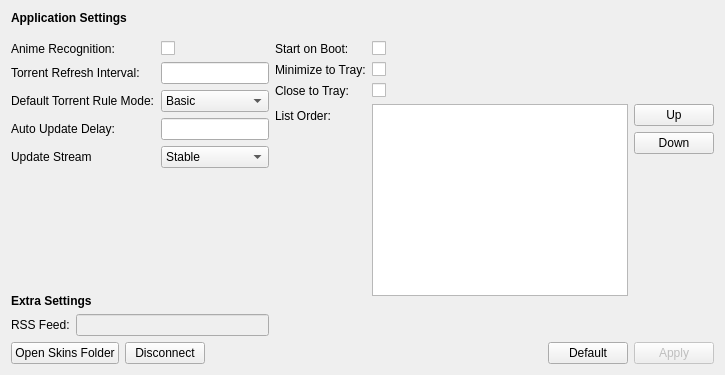
      <widget class="QWidget" name="tab_3">
       <property name="autoFillBackground">
        <bool>false</bool>
       </property>
       <property name="styleSheet">
        <string notr="true"/>
       </property>
       <attribute name="title">
        <string>Settings</string>
       </attribute>
       <layout class="QHBoxLayout" name="horizontalLayout_12">
        <item>
         <layout class="QVBoxLayout" name="verticalLayout_10">
          <item>
           <widget class="QLabel" name="label">
            <property name="font">
             <font>
              <weight>75</weight>
              <bold>true</bold>
             </font>
            </property>
            <property name="text">
             <string>Application Settings</string>
            </property>
           </widget>
          </item>
          <item>
           <layout class="QFormLayout" name="formLayout">
            <property name="fieldGrowthPolicy">
             <enum>QFormLayout::AllNonFixedFieldsGrow</enum>
            </property>
            <property name="topMargin">
             <number>10</number>
            </property>
            <item row="0" column="0">
             <widget class="QLabel" name="autoRecognitionLabel">
              <property name="toolTip">
               <string>When enabled, Shinjiru will auto update episodes for anime you have watched after a certain period of time</string>
              </property>
              <property name="text">
               <string>Anime Recognition:</string>
              </property>
             </widget>
            </item>
            <item row="0" column="1">
             <widget class="QCheckBox" name="autoRecognitionCheckBox"/>
            </item>
            <item row="1" column="0">
             <widget class="QLabel" name="torrentRefreshIntervalLabel">
              <property name="toolTip">
               <string>How often Shinjiru should check for new torrents, in seconds</string>
              </property>
              <property name="text">
               <string>Torrent Refresh Interval:</string>
              </property>
             </widget>
            </item>
            <item row="1" column="1">
             <widget class="QLineEdit" name="torrentRefreshIntervalLineEdit"/>
            </item>
            <item row="2" column="0">
             <widget class="QLabel" name="defaultTorrentRuleModeLabel">
              <property name="text">
               <string>Default Torrent Rule Mode:</string>
              </property>
             </widget>
            </item>
            <item row="2" column="1">
             <widget class="QComboBox" name="defaultTorrentRuleModeComboBox">
              <item>
               <property name="text">
                <string>Basic</string>
               </property>
              </item>
              <item>
               <property name="text">
                <string>Advanced</string>
               </property>
              </item>
             </widget>
            </item>
            <item row="3" column="0">
             <widget class="QLabel" name="autoUpdateDelayLabel">
              <property name="text">
               <string>Auto Update Delay:</string>
              </property>
             </widget>
            </item>
            <item row="3" column="1">
             <widget class="QLineEdit" name="autoUpdateDelayLineEdit"/>
            </item>
            <item row="4" column="0">
             <widget class="QLabel" name="updateStreamLabel">
              <property name="text">
               <string>Update Stream</string>
              </property>
             </widget>
            </item>
            <item row="4" column="1">
             <widget class="QComboBox" name="updateStreamComboBox">
              <item>
               <property name="text">
                <string>Stable</string>
               </property>
              </item>
              <item>
               <property name="text">
                <string>Nightly</string>
               </property>
              </item>
             </widget>
            </item>
           </layout>
          </item>
          <item>
           <spacer name="verticalSpacer_2">
            <property name="orientation">
             <enum>Qt::Vertical</enum>
            </property>
            <property name="sizeHint" stdset="0">
             <size>
              <width>20</width>
              <height>40</height>
             </size>
            </property>
           </spacer>
          </item>
          <item>
           <widget class="QLabel" name="label_3">
            <property name="font">
             <font>
              <weight>75</weight>
              <bold>true</bold>
             </font>
            </property>
            <property name="text">
             <string>Extra Settings</string>
            </property>
           </widget>
          </item>
          <item>
           <layout class="QFormLayout" name="formLayout_5">
            <item row="0" column="0">
             <widget class="QLabel" name="rSSFeedLabel">
              <property name="text">
               <string>RSS Feed:</string>
              </property>
             </widget>
            </item>
            <item row="0" column="1">
             <widget class="QLineEdit" name="rSSFeedLineEdit">
              <property name="enabled">
               <bool>false</bool>
              </property>
             </widget>
            </item>
           </layout>
          </item>
          <item>
           <layout class="QHBoxLayout" name="horizontalLayout_4">
            <item>
             <widget class="QPushButton" name="openSkinsFolderButton">
              <property name="text">
               <string>Open Skins Folder</string>
              </property>
             </widget>
            </item>
            <item>
             <widget class="QPushButton" name="disconnectButton">
              <property name="text">
               <string>Disconnect</string>
              </property>
             </widget>
            </item>
            <item>
             <spacer name="horizontalSpacer_7">
              <property name="orientation">
               <enum>Qt::Horizontal</enum>
              </property>
              <property name="sizeHint" stdset="0">
               <size>
                <width>40</width>
                <height>20</height>
               </size>
              </property>
             </spacer>
            </item>
           </layout>
          </item>
         </layout>
        </item>
        <item>
         <layout class="QVBoxLayout" name="verticalLayout_11">
          <item>
           <layout class="QFormLayout" name="formLayout_4">
            <property name="fieldGrowthPolicy">
             <enum>QFormLayout::AllNonFixedFieldsGrow</enum>
            </property>
            <property name="topMargin">
             <number>30</number>
            </property>
            <item row="0" column="0">
             <widget class="QLabel" name="startOnBootLabel">
              <property name="text">
               <string>Start on Boot:</string>
              </property>
             </widget>
            </item>
            <item row="0" column="1">
             <widget class="QCheckBox" name="startOnBootCheckBox"/>
            </item>
            <item row="1" column="0">
             <widget class="QLabel" name="minimizeToTrayLabel">
              <property name="text">
               <string>Minimize to Tray:</string>
              </property>
             </widget>
            </item>
            <item row="1" column="1">
             <widget class="QCheckBox" name="minimizeToTrayCheckBox"/>
            </item>
            <item row="2" column="0">
             <widget class="QLabel" name="closeToTrayLabel">
              <property name="text">
               <string>Close to Tray:</string>
              </property>
             </widget>
            </item>
            <item row="2" column="1">
             <widget class="QCheckBox" name="closeToTrayCheckBox"/>
            </item>
            <item row="4" column="0">
             <widget class="QLabel" name="listOrderLabel">
              <property name="text">
               <string>List Order:</string>
              </property>
             </widget>
            </item>
            <item row="4" column="1">
             <layout class="QHBoxLayout" name="horizontalLayout_5">
              <item>
               <layout class="QVBoxLayout" name="verticalLayout_12">
                <item>
                 <widget class="QListWidget" name="orderListWidget"/>
                </item>
               </layout>
              </item>
              <item>
               <layout class="QVBoxLayout" name="verticalLayout_9">
                <item>
                 <widget class="QPushButton" name="moveUpButton">
                  <property name="text">
                   <string>Up</string>
                  </property>
                 </widget>
                </item>
                <item>
                 <widget class="QPushButton" name="moveDownButton">
                  <property name="text">
                   <string>Down</string>
                  </property>
                 </widget>
                </item>
                <item>
                 <spacer name="verticalSpacer_5">
                  <property name="orientation">
                   <enum>Qt::Vertical</enum>
                  </property>
                  <property name="sizeHint" stdset="0">
                   <size>
                    <width>20</width>
                    <height>40</height>
                   </size>
                  </property>
                 </spacer>
                </item>
               </layout>
              </item>
             </layout>
            </item>
           </layout>
          </item>
          <item>
           <spacer name="verticalSpacer">
            <property name="orientation">
             <enum>Qt::Vertical</enum>
            </property>
            <property name="sizeHint" stdset="0">
             <size>
              <width>20</width>
              <height>40</height>
             </size>
            </property>
           </spacer>
          </item>
          <item>
           <layout class="QHBoxLayout" name="horizontalLayout_7">
            <property name="bottomMargin">
             <number>0</number>
            </property>
            <item>
             <spacer name="horizontalSpacer_2">
              <property name="orientation">
               <enum>Qt::Horizontal</enum>
              </property>
              <property name="sizeHint" stdset="0">
               <size>
                <width>40</width>
                <height>20</height>
               </size>
              </property>
             </spacer>
            </item>
            <item>
             <widget class="QPushButton" name="defaultButton">
              <property name="text">
               <string>Default</string>
              </property>
             </widget>
            </item>
            <item>
             <widget class="QPushButton" name="applyButton">
              <property name="enabled">
               <bool>false</bool>
              </property>
              <property name="text">
               <string>Apply</string>
              </property>
             </widget>
            </item>
           </layout>
          </item>
         </layout>
        </item>
       </layout>
      </widget>
